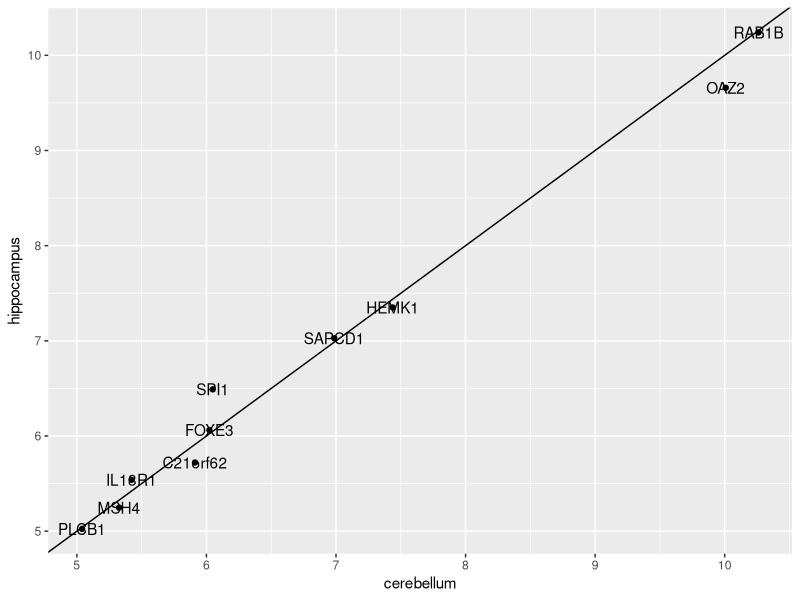
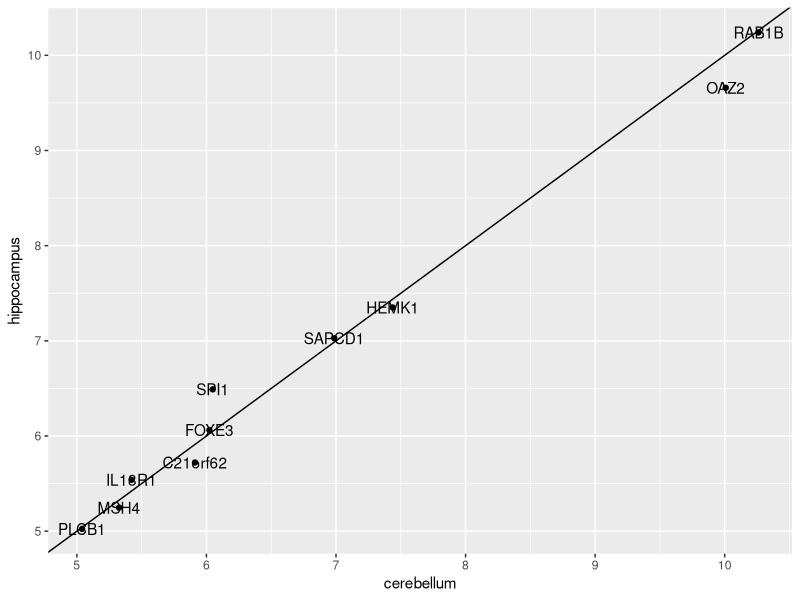
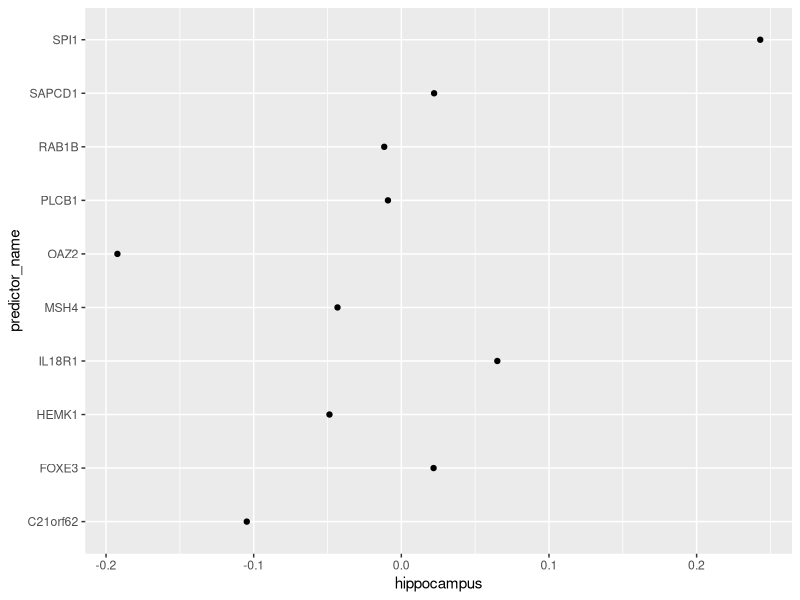
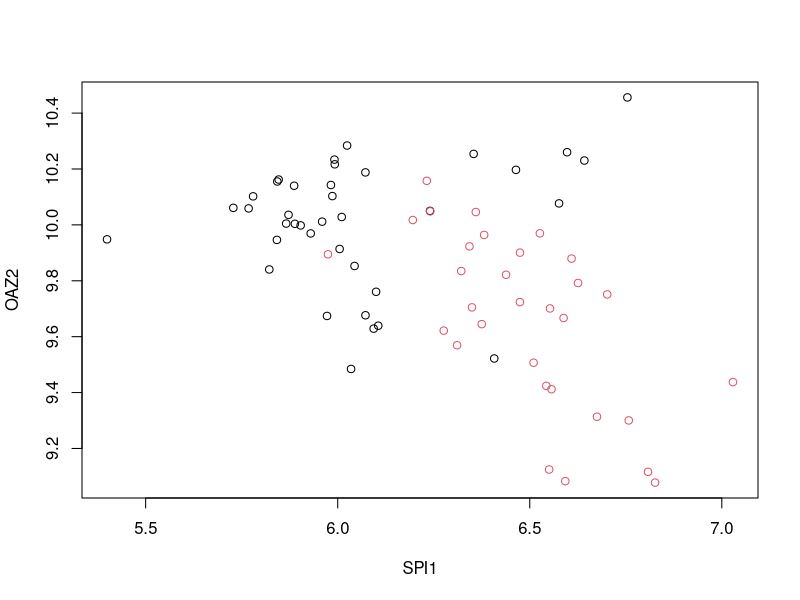

Write the R code that produced these figures, in order.
#config
library(dslabs)
library(caret)
library(tidyverse)
data("tissue_gene_expression")

set.seed(1993, sample.kind = "Rounding") #if using R 3.6 or later set.seed(1993, sample.kind="Rounding")
ind <- which(tissue_gene_expression$y %in% c("cerebellum", "hippocampus"))
y <- droplevels(tissue_gene_expression$y[ind])
x <- tissue_gene_expression$x[ind, ]
x <- x[, sample(ncol(x), 10)]

# Q1 - train a model using lda, what is the accuracy
fit_lda <- train(x, y, method="lda")
fit_lda$results["Accuracy"]

# Q2 - look at the finalModel of fit_lda, plot the means vectors against each other, decide which 2 are driving the algorithm
fit_lda$finalModel["means"] %>% data.frame()

t(fit_lda$finalModel$means) %>% data.frame() %>%
  mutate(predictor_name = rownames(.)) %>%
  ggplot(aes(cerebellum, hippocampus, label = predictor_name)) +
  geom_point() +
  geom_text() +
  geom_abline()

# Q3 - train the model using qda, what is the accuracy (reload the config!)
fit_qda <- train(x, y, method="qda")
fit_qda$results["Accuracy"]

# Q4 - look at the finalModel of fit_qda, plot the means vectors against each other, decide which 2 are driving the algorithm
fit_qda$finalModel["means"] %>% data.frame()

t(fit_qda$finalModel$means) %>% data.frame() %>%
  mutate(predictor_name = rownames(.)) %>%
  ggplot(aes(cerebellum, hippocampus, label = predictor_name)) +
  geom_point() +
  geom_text() +
  geom_abline()

# Q5 - the mean values of each predictor are not informative, preProcess the lda to scale each column, which 2 genes are driving it now
fit_lda <- train(x, y, method="lda", preProcess = "center")
t(fit_lda$finalModel$means) %>% data.frame() %>%
  mutate(predictor_name = rownames(.)) %>%
  ggplot(aes(predictor_name, hippocampus)) +
  geom_point() +
  coord_flip()

d <- apply(fit_lda$finalModel$means, 2, diff)
ind <- order(abs(d), decreasing = TRUE)[1:2]
plot(x[, ind], col = y)

# Q6 - repeat the LDA analysis and find the accuracy for ALL tissue types
set.seed(1993, sample.kind="Rounding")
y <- tissue_gene_expression$y
x <- tissue_gene_expression$x
x <- x[, sample(ncol(x), 10)]

fit_lda <- train(x, y, method="lda", preProcess = "center")
fit_lda$results["Accuracy"]

confusionMatrix(fit_lda)
